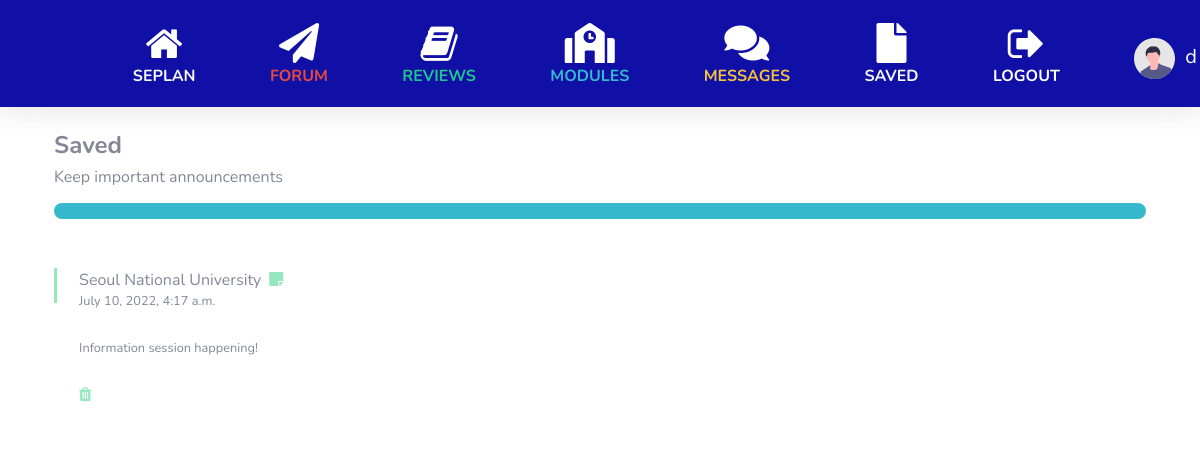
The page /watchlist (signed in) on the database as committed earlier.
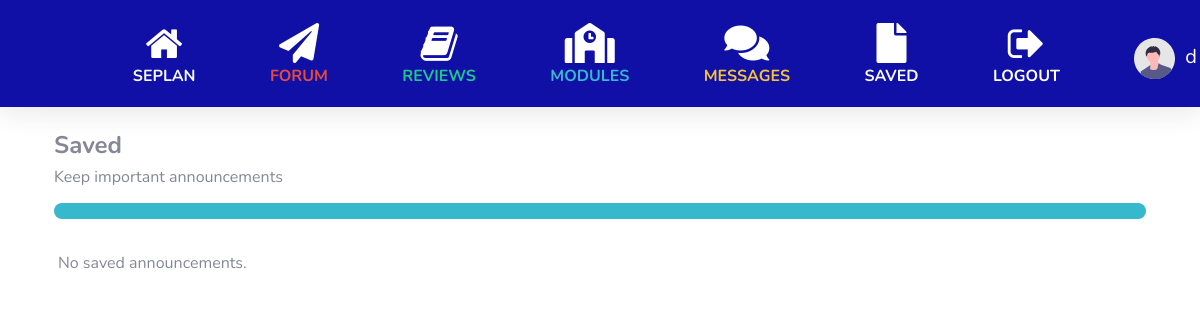
The same page on the database as committed later.
### sep/models.py (models this page shows, shortened)
class User(AbstractUser):
    faculty = models.CharField(max_length=120)
    year = models.IntegerField(blank=True, null=True)
    major = models.CharField(max_length=120)
    sep = models.BooleanField(blank=True, null=True)
    picture = models.URLField(blank=True, null=True)

class Watchlist(models.Model):
    user = models.ForeignKey(User, on_delete=models.CASCADE)
    opening = models.ForeignKey(Opening, on_delete=models.CASCADE)

class Opening(models.Model):
    title = models.CharField(max_length=120)
    text = models.TextField(blank=True, null=True)
    date = models.DateTimeField(auto_now_add=True)

### sep/views.py (the view)
# urls.py: path("watchlist", views.watchlist, name="watchlist"),
def watchlist(request):
    if not request.user.is_authenticated:
        return HttpResponseRedirect(reverse('login'))
    watchlist = Watchlist.objects.filter(user=request.user).order_by('-id')
    return render(request, "sep/watchlist.html", {
        "watchlist": watchlist
    })

### sep/templates/sep/watchlist.html
{% extends "sep/layout.html" %} {% load static %} {% block body %}
<link href="{% static '/saved.css' %}" rel="stylesheet" />
<div class="container note-has-grid">
  <h4><strong>Saved</strong></h4>
  <h6 class="mb-3">Keep important announcements</h6>
  <div class="nav-link bg-info rounded-pill">
  </div>
  <br />
  <div class="tab-content bg-transparent">
    <div id="note-full-container" class="note-has-grid row">
      {% for item in watchlist %}
      <div class="col-md-4 single-note-item note-business">
        <div class="card card-body">
          <span class="side-stick"></span>
          <span class="text-truncate mb-0"
            >{{ item.opening.title }}<i
              class="point fas fa-sticky-note ml-2"
            ></i
          ></span>
          <small class="note-date font-12">{{ item.opening.date }}</small><br />
          <div>
            <small>{{ item.opening.text }}</small>
          </div>
          <br />
          <div class="d-flex align-items-center">
            <a href="{% url 'delete_watchlist' item.opening.title %}"
              ><span class="mr-1"
                ><i class="point fa fa-trash remove-note"></i></span
            ></a>
          </div>
        </div>
      </div>
      {% empty %}
      <span class="text-default-d3 text-90 text-600radius-1 p-2 ml-2">
        No saved announcements.
      </span>
      {% endfor %}
    </div>
  </div>
</div>
{% endblock %}

### sep/templates/sep/layout.html (shortened to what this page needs)
{% load static %}
<!DOCTYPE html>
<html lang="en">
  <head>
    <link
      rel="stylesheet"
      href="https://stackpath.bootstrapcdn.com/bootstrap/4.4.1/css/bootstrap.min.css"
    />
    <link href="{% static '/all.min.css' %}" rel="stylesheet" />
    <link href="{% static '/sb-admin-2.min.css' %}" rel="stylesheet" />
    <link
      href="https://cdnjs.cloudflare.com/ajax/libs/font-awesome/5.15.3/css/all.min.css"
      rel="stylesheet"
    />
    <link
      rel="stylesheet"
      href="https://cdnjs.cloudflare.com/ajax/libs/font-awesome/4.7.0/css/font-awesome.min.css"
    />
    <link href="{% static '/layout.css' %}" rel="stylesheet" />
  </head>
  <nav
    class="navbar navbar-expand navbar-light topbar mb-4 static-top shadow"
    style="background-color: rgb(16, 16, 167); height: 70%"
  >
    {% if user.is_authenticated %}
    <div style="margin-left: 10%">
      <a
        class="navbar-brand text-white centralise home"
        href="{% url 'index' %}"
        ><i class="fa fa-home fa-2x"></i>
        <div class="h6 font-weight-bold text-light text-uppercase">
          SEPlan
        </div></a
      >
    </div>
    <div style="margin-left: 5%">
      <a
        class="navbar-brand text-white centralise menu-item"
        href="{% url 'forum' %}"
        ><i class="fas fa-paper-plane fa-2x"></i>
        <div class="h6 font-weight-bold text-danger text-uppercase">
          Forum
        </div></a
      >
    </div>
    <div style="margin-left: 5%">
      <a
        class="navbar-brand text-white centralise menu-item"
        href="{% url 'reviews' %}"
        ><i class="fa fa-book fa-2x"></i>
        <div class="h6 font-weight-bold text-success text-uppercase">
          Reviews
        </div></a
      >
    </div>
    <div style="margin-left: 5%">
      <a
        class="navbar-brand text-white centralise menu-item"
        href="{% url 'modules' %}"
        ><i class="fas fa-school fa-2x"></i>
        <div class="h6 font-weight-bold text-info text-uppercase">
          Modules
        </div></a
      >
    </div>
    <div style="margin-left: 5%">
      <a
        class="navbar-brand text-white centralise menu-item"
        href="{% url 'messages' request.user.username %}"
        ><i class="fas fa-comments fa-2x"></i>
        <div class="h6 font-weight-bold text-warning text-uppercase">
          Messages
        </div></a
      >
    </div>
    <div style="margin-left: 5%">
      <a
        class="navbar-brand text-white centralise menu-item"
        href="{% url 'watchlist' %}"
        ><i class="fas fa-file fa-2x"></i>
        <div class="h6 font-weight-bold text-light text-uppercase">
          Saved
        </div></a
      >
    </div>
    <div style="margin-left: 5%">
      <a
        class="navbar-brand text-white centralise menu-item"
        href="{% url 'logout' %}"
        ><i class="fa fa-sign-out fa-2x"></i>
        <div class="h6 font-weight-bold text-white text-uppercase">
          Logout
        </div></a
      >
    </div>
    <div style="margin-left: 5%">
      <a
        class="navbar-brand text-white centralise menu-item"
        href="{% url 'profile' request.user.username %}"
        ><img
          src="/media/index/undraw_profile.svg"
          style="max-width: 200%; margin-right: 5px"
        />
        <div class="mr-4 d-none d-lg-inline text-white">
          {{ request.user.username }}
        </div></a
      >
    </div>
    {% endif %}
  </nav>
  {% block body %} {% endblock %}
</html>

### sep/static/layout.css (style rules this page uses)
.centralise { text-align: center; margin-top: 10px; }

### sep/static/saved.css (style rules this page uses)
.note-has-grid .nav-link { padding: .5rem }

Rows that differ between the two databases and show on the page:
removed Watchlist: opening "Seoul National University", opening "July 10, 2022, 4:17 a.m.", opening.text "Information session happening!"
Other text that changed with them:
text now shown: "No saved announcements."
